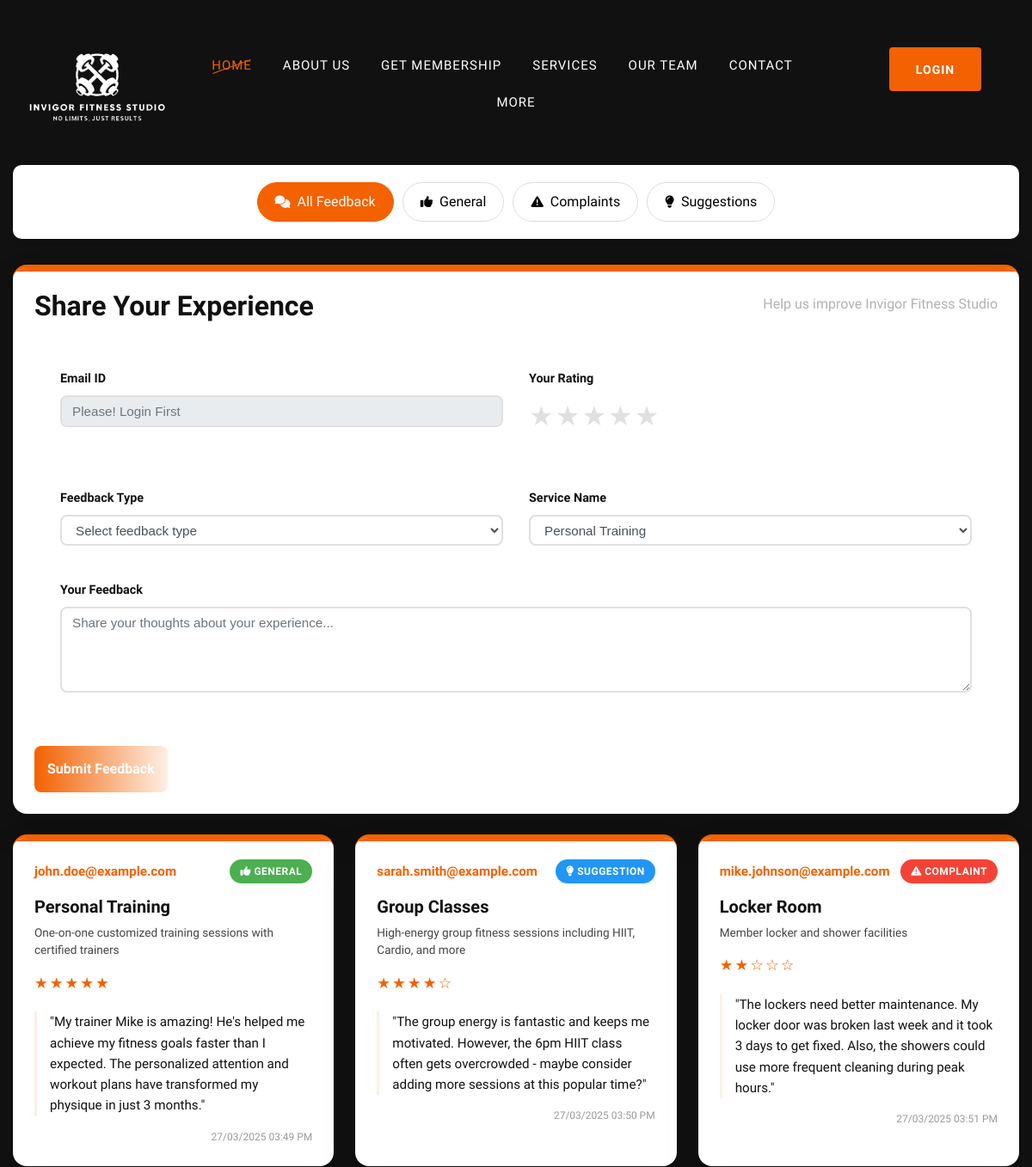
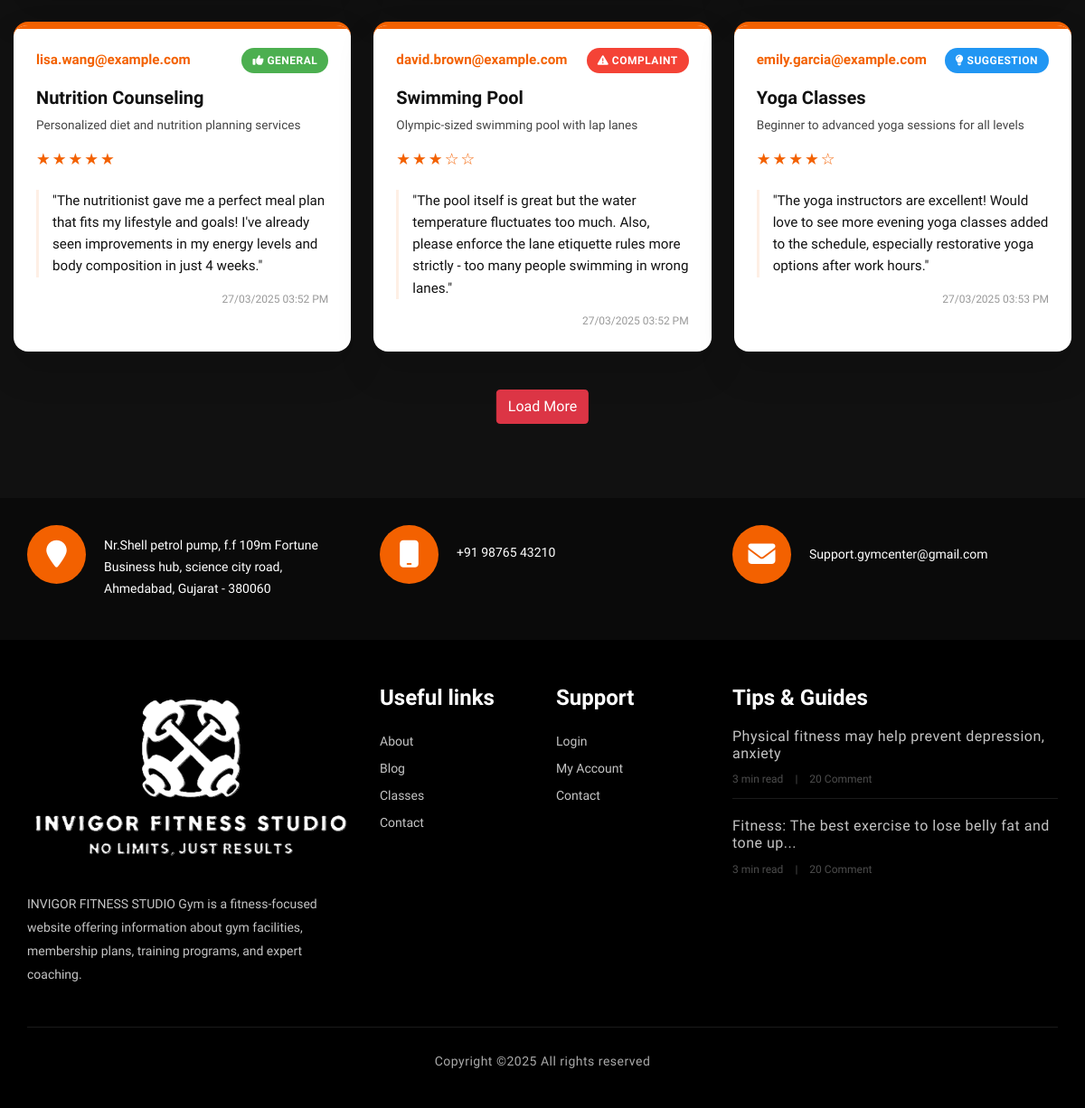
The page /user_panel/feedback/feedback.php on the database its author committed (2 pictures, top to bottom).
### tables this page shows
CREATE TABLE `feedback` (
  `feedback_id` int(11) NOT NULL,
  `email` varchar(50) NOT NULL,
  `service_id` int(11) NOT NULL,
  `feedback_type` enum('General','Suggestion','Complaint','') NOT NULL,
  `rating` int(11) NOT NULL,
  `comments` text NOT NULL,
  `created_at` datetime NOT NULL
);

CREATE TABLE `service` (
  `service_id` int(11) NOT NULL,
  `img` varchar(200) NOT NULL,
  `name` varchar(50) NOT NULL,
  `description` text DEFAULT NULL,
  `price` int(11) NOT NULL,
  `duration` varchar(30) NOT NULL,
  `category` varchar(50) NOT NULL,
  `availability` tinyint(1) NOT NULL DEFAULT 1,
  `created_at` datetime NOT NULL,
  `updated_at` datetime DEFAULT NULL
);

### user_panel/feedback/feedback.php (the view, shortened to what this page needs)
<?php
require("C:/xampp/htdocs/php/IFS/path.php");
include(DRIVE_PATH . "/user_panel/header/header.php");
?>
<!DOCTYPE html>
<html lang="en">
<head>
    <link rel="stylesheet" href="https://cdnjs.cloudflare.com/ajax/libs/font-awesome/6.4.0/css/all.min.css">
</head>
<body>
    <div class="feedback-container container">
        <div class="filters-container">
            <div class="filters">
                <button class="filter-btn active" data-filter="all">
                    <i class="fas fa-comments"></i> All Feedback
                </button>
                <button class="filter-btn" data-filter="general">
                    <i class="fas fa-thumbs-up"></i> General
                </button>
                <button class="filter-btn" data-filter="complaint">
                    <i class="fas fa-exclamation-triangle"></i> Complaints
                </button>
                <button class="filter-btn" data-filter="suggestion">
                    <i class="fas fa-lightbulb"></i> Suggestions
                </button>
            </div>
        </div>
        <div class="feedback-card m-4 mx-auto">
            <div class="feedback-header">
                <h2>Share Your Experience</h2>
                <p>Help us improve Invigor Fitness Studio</p>
            </div>
            <form action="" method="post" id="feedbackForm">
                <div class="row">
                    <div class="form-group col-md-6">
                        <label for="email">Email ID</label>
                        <?php if (!isset($_SESSION["email"])) { ?>
                            <input type="email" id="email" name="email" class="form-control" placeholder="Please! Login First" readonly />
                        <?php } ?>
                    </div>
                    <div class="form-group rating-container col-md-6">
                        <label>Your Rating</label>
                        <div class="stars">
                            <span class="star" data-value="1">★</span>
                            <span class="star" data-value="2">★</span>
                            <span class="star" data-value="3">★</span>
                            <span class="star" data-value="4">★</span>
                            <span class="star" data-value="5">★</span>
                        </div>
                    </div>
                </div>
                <div class="row">
                    <div class="form-group col-md-6">
                        <label for="feedbackType">Feedback Type</label>
                        <select id="feedbackType" name="feedback_type" class="form-control" required>
                            <option value="" disabled selected>Select feedback type</option>
                        </select>
                    </div>
                    <div class="col-md-6">
                        <label for="visitDate">Service Name</label>
                        <select name="service" class="form-control" required>
                            <?php
                            $sel = $conn->prepare("SELECT * FROM `service`");
                            $sel->execute();
                            $sel = $sel->fetchAll();
                            foreach ($sel as $r) { ?>
                                <option value="<?php echo $r["name"]; ?>"><?php echo $r["name"]; ?></option>
                            <?php } ?>
                        </select>
                    </div>
                </div>
                <div class="row">
                    <div class="form-group col-md-12">
                        <label for="comments">Your Feedback</label>
                        <textarea id="comments" name="comments" class="form-control" placeholder="Share your thoughts about your experience..." required></textarea>
                    </div>
                </div>
            </form>
            <?php if (!isset($_SESSION["email"])) { ?>
                <button type="submit" class="submit-btn login-btn">
                    <span class="btn-text">Submit Feedback</span>
                </button>
            <?php } ?>
        </div>
        <div class="feedback-grid">
            <?php
            $sel = $conn->prepare("SELECT service.name, service.description, feedback.* FROM feedback JOIN service ON service.service_id=feedback.service_id LIMIT 6");
            $sel->execute();
            $sel = $sel->fetchAll();
            foreach ($sel as $r) {
            ?>
                <div class="feedback-card <?php echo $r["feedback_type"]; ?>" data-type="<?php echo $r["feedback_type"]; ?>">
                    <div class="feedback-header">
                        <span class="user-email"><?php echo $r["email"]; ?></span>
                        <span class="feedback-type type-<?php echo $r["feedback_type"]; ?>">
                            <i class="fas <?php echo ($r["feedback_type"] === "General") ? 'fa-thumbs-up' : (($r["feedback_type"] === "Complaint") ? "fa-exclamation-triangle" : "fa-lightbulb"); ?>"></i> <?php echo $r["feedback_type"]; ?>
                        </span>
                    </div>
                    <h3 class="service-name"><?php echo $r["name"]; ?></h3>
                    <p class="service-desc"><?php echo $r["description"]; ?></p>
                    <div class="stars" title="<?php echo $r["rating"]; ?></div> out of 5 stars"><?php echo str_repeat("★", $r["rating"]) . str_repeat("☆", 5 - $r["rating"]); ?></div>
                    <p class="feedback-message">"<?php echo $r["comments"]; ?>"</p>
                    <span class="feedback-date"><?php echo date("d/m/Y h:i A", strtotime($r["created_at"])); ?></span>
                </div>
            <?php } ?>
            <button class="btn btn-danger load-more">Load More</button>
        </div>
    </div>
    <?php include(DRIVE_PATH . "/user_panel/footer/footer.php"); ?>
</body>
</html>

### css/barfiller.css (style rules this page uses)
body { font-family: Arial; }

### css/style.css (style rules this page uses)
html, body { height: 100%; font-family: "Muli", sans-serif; -webkit-font-smoothing: antialiased; font-smoothing: antialiased; }
h1, h2, h3, h4, h5, h6 { margin: 0; color: #111111; font-weight: 400; font-family: "Oswald", sans-serif; }
h2 { font-size: 36px; }
h3 { font-size: 30px; }
p { font-size: 14px; font-family: "Muli", sans-serif; color: #a9a9a9; font-weight: 400; line-height: 24px; margin: 0 0 15px 0; }
@media only screen and (min-width: 1200px) { .container { max-width: 1170px; } }

### user_panel/header/header.php (style rules this page uses)
body { background-color: #111111; }

### rows shown on the page
feedback: email "john.doe@example.com", feedback_type "GENERAL", service.name "Personal Training", service.description "One-on-one customized training sessions with certified trainers", rating "★★★★★", comments "My trainer Mike is amazing! He's helped me achieve my fitness goals faster than I expected. The personalized attention and workout plans have transformed my physique in just 3 months.", created_at "27/03/2025 03:49 PM"
feedback: email "sarah.smith@example.com", feedback_type "SUGGESTION", service.name "Group Classes", service.description "High-energy group fitness sessions including HIIT, Cardio, and more", rating "★★★★", rating "☆", comments "The group energy is fantastic and keeps me motivated. However, the 6pm HIIT class often gets overcrowded - maybe consider adding more sessions at this popular time?", created_at "27/03/2025 03:50 PM"
feedback: email "mike.johnson@example.com", feedback_type "COMPLAINT", service.name "Locker Room", service.description "Member locker and shower facilities", rating "★★", rating "☆☆☆", comments "The lockers need better maintenance. My locker door was broken last week and it took 3 days to get fixed. Also, the showers could use more frequent cleaning during peak hours.", created_at "27/03/2025 03:51 PM"
feedback: email "lisa.wang@example.com", feedback_type "GENERAL", service.name "Nutrition Counseling", service.description "Personalized diet and nutrition planning services", rating "★★★★★", comments "The nutritionist gave me a perfect meal plan that fits my lifestyle and goals! I've already seen improvements in my energy levels and body composition in just 4 weeks.", created_at "27/03/2025 03:52 PM"
feedback: email "david.brown@example.com", feedback_type "COMPLAINT", service.name "Swimming Pool", service.description "Olympic-sized swimming pool with lap lanes", rating "★★★", rating "☆☆", comments "The pool itself is great but the water temperature fluctuates too much. Also, please enforce the lane etiquette rules more strictly - too many people swimming in wrong lanes.", created_at "27/03/2025 03:52 PM"
feedback: email "emily.garcia@example.com", feedback_type "SUGGESTION", service.name "Yoga Classes", service.description "Beginner to advanced yoga sessions for all levels", rating "★★★★", rating "☆", comments "The yoga instructors are excellent! Would love to see more evening yoga classes added to the schedule, especially restorative yoga options after work hours.", created_at "27/03/2025 03:53 PM"

### other values the page prints
form field service "Personal Training"
